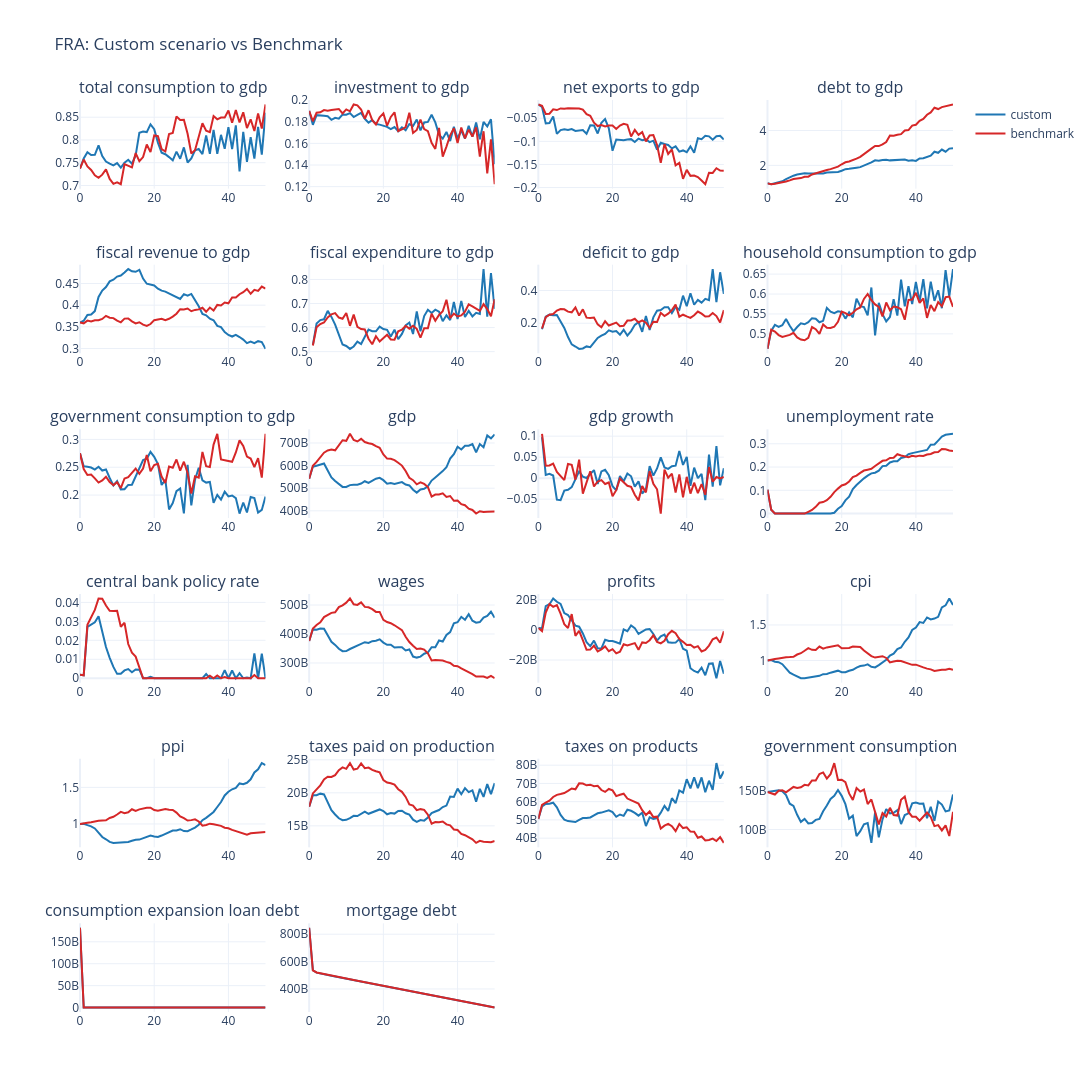

Write notebook code for a chart like this one.
### Code cell
run_benchmark = True
force_rerun_benchmark = True

if run_benchmark:
    output_dir = cfg.output_path or Path("data/output")
    output_dir.mkdir(parents=True, exist_ok=True)

    data_pkl_path = output_dir / "data_benchmark.pkl"
    df_benchmark_path = output_dir / f"{cfg.country_iso3}_df_benchmark.pkl"
    benchmark_model_path = output_dir / f"{cfg.country_iso3}_benchmark.h5"

    benchmark_spec = {
        "country_iso3": cfg.country_iso3,
        "seed": seed,
        "t_max": cfg.t_max,
        "time_unit": 3,
        "raw_data_path": str(cfg.raw_data_path or Path("data/hfcs/raw")),
        "single_hfcs_survey": False,
        "n_industries": None,
    }

    use_cached_df = df_benchmark_path.exists() and not force_rerun_benchmark
    use_cached_data = data_pkl_path.exists() and not force_rerun_benchmark

    # Load cached benchmark dataframe if available
    if use_cached_df:
        df_benchmark = pd.read_pickle(df_benchmark_path)

        print(f"Loaded cached benchmark dataframe from: {df_benchmark_path}")
        print("Benchmark spec:")
        print(df_benchmark.attrs.get("benchmark_spec", {}))

    else:
        # Load cached benchmark data if available, otherwise build it once
        if use_cached_data:
            data = DataWrapper.init_from_pickle(str(data_pkl_path))
            print(f"Loaded cached benchmark data from: {data_pkl_path}")
        else:
            # Load data configuration
            with open(f"{cfg.config_dir}/data_config_FRA.yaml", "r") as f:
                data_config = yaml.safe_load(f)
            data_config["country_configs"] = split_country_configs(data_config["country_configs"])
            data_config = DataConfiguration(**data_config)

            # This is the "default" data config, not accounting for the changes in data_config_FRA.yaml 
            # data_config = default_data_configuration(
            #     countries=[cfg.country_iso3],
            #     seed=cfg.seed,
            # )
            # data_config.time_unit = benchmark_spec["time_unit"]

            data = DataWrapper.from_config(
                configuration=data_config,
                raw_data_path=cfg.raw_data_path or Path("data/hfcs/raw"),
                single_hfcs_survey=benchmark_spec["single_hfcs_survey"],
            )
            data.save(str(data_pkl_path))
            print(f"Created benchmark data and saved to: {data_pkl_path}")

        benchmark_spec["n_industries"] = data.n_industries

        with open(f"{cfg.config_dir}/country_config_FRA.yaml", "r") as f:
            country_config_dict = yaml.safe_load(f)
        country_cfg = CountryConfiguration(**country_config_dict[cfg.country_iso3])
        country_cfg = align_country_configuration_to_data(country_cfg, n_industries=data.n_industries)

        # country_cfg.central_government.functions.social_benefits.name = 'GrowthSocialBenefitsSetter'
        # country_cfg.central_government.functions.social_benefits.name = 'DefaultSocialBenefitsSetter'
        country_cfg.central_government.functions.social_benefits.name = 'ConstantSocialBenefitsSetter'

        # country_cfg.firms.functions.productivity_growth.name = 'NoOpTFPGrowth'
        # country_cfg.labour_market.functions.clearing.name = 'PolednaLabourMarketClearer'
        # country_cfg.central_bank.functions.policy_rate.name = 'PolednaPolicyRate'
        # country_cfg.government_entities.functions.consumption.name = 'ConstantGrowthGovernmentConsumptionSetter'

        print('Configuration summary')
        print({'productivity_growth': country_cfg.firms.functions.productivity_growth.name,
               'labour_market_clearer': country_cfg.labour_market.functions.clearing.name,
               'policy_rate_rule': country_cfg.central_bank.functions.policy_rate.name,
               'benefits_rule':  country_cfg.central_government.functions.social_benefits.name})
        
        country_configurations = {cfg.country_iso3: country_cfg}

        benchmark_configuration = SimulationConfiguration(
            country_configurations=country_configurations,
            t_max=cfg.t_max,
            seed=cfg.seed,
        )

        benchmark_model = Simulation.from_datawrapper(
            datawrapper=data,
            simulation_configuration=benchmark_configuration,
        )
        benchmark_model.run()

        benchmark_model.save(
            save_dir=output_dir,
            file_name=benchmark_model_path.name,
        )

        df_benchmark = build_macro_output_df(
            benchmark_model,
            country_code=cfg.country_iso3,
        )
        df_benchmark.attrs["benchmark_spec"] = benchmark_spec
        df_benchmark.to_pickle(df_benchmark_path)

        print(f"Benchmark complete. Model saved to: {benchmark_model_path}")
        print(f"Benchmark dataframe cached at: {df_benchmark_path}")
        print("Benchmark spec:")
        print(df_benchmark.attrs.get("benchmark_spec", {}))

    # Compare custom scenario output against benchmark
    plot_output(
        df=df_base[plot_columns],
        df_compare=df_benchmark[plot_columns],
        no_rows=n_rows,
        no_cols=n_cols,
        country_code=f"{cfg.country_iso3}: Custom scenario vs Benchmark",
        line_color="#1f77b4",
        compare_line_color="#d62728",
        base_name="custom",
        compare_name="benchmark",
        base_height=300,
        base_width=400,
    )
else:
    print("Set run_benchmark = True to execute the benchmark scenario.")
